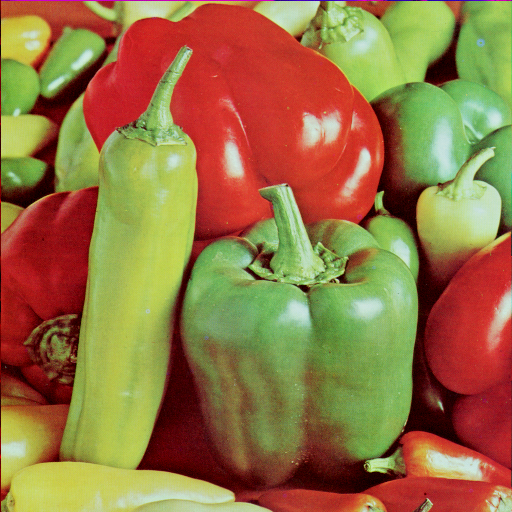
%> input picture Lab-4/Images/a2.png, 512 x 512 px, given in place of mr_bean_filter.jpg, which was not available
$ octave gaussian.m   (GNU Octave 9; MATLAB toolbox functions it lacks are replaced by stand-ins)
%> lines starting %> are read from the running program, lines starting %| are printed output that depends on the picture; pictures that were not available may be replaced by others from this repository, and a replacement may not be noted
a=imread('G:\CSE 4228\practice codes\mr_bean_filter.jpg');
%> a is the input picture: size 512x512x3 uint8; mean R, G, B 149.8, 115.6, 66.5
a=rgb2gray(a);
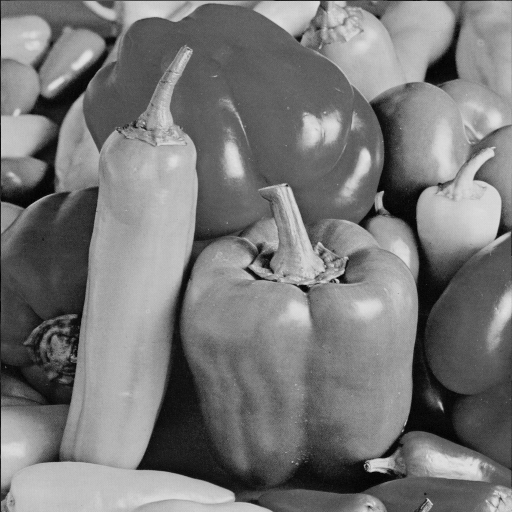
%> a: size 512x512 uint8; min 0, max 228, mean 120.2
imshow(a);
prompt='Enter the sigma value:';
sigma=input(prompt)
%> the answer given: 2
figure;
B = imgaussfilt(a,sigma);
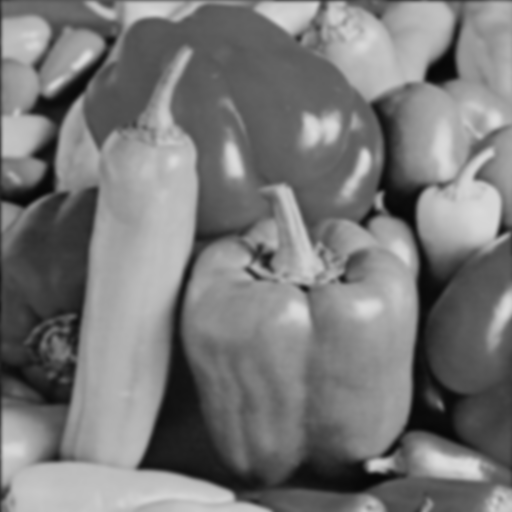
%> B: size 512x512 uint8; min 7, max 221, mean 120.1
imshow(B);
figure;
imshow(abs(B-a),[0 1]);
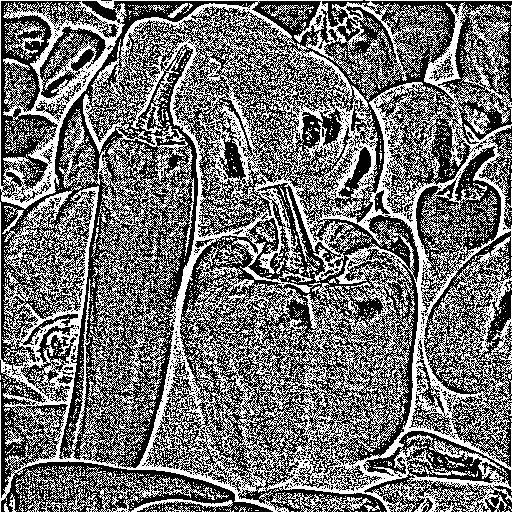
%> displayed picture: size 512x512, on the screen's scale of 0 to 255; 44.5% white in thin lines or dots

$ run again, on Lab-4/Images/coloredChips.png
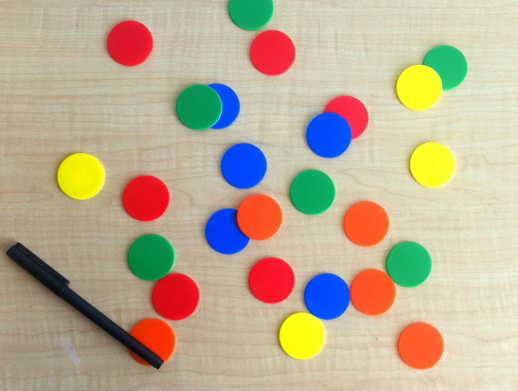
%> input picture Lab-4/Images/coloredChips.png, 518 x 391 px, given in place of mr_bean_filter.jpg, which was not available
%> a is the input picture: size 391x518x3 uint8; mean R, G, B 188.3, 173.3, 148.1
%> `a=rgb2gray(a);`:
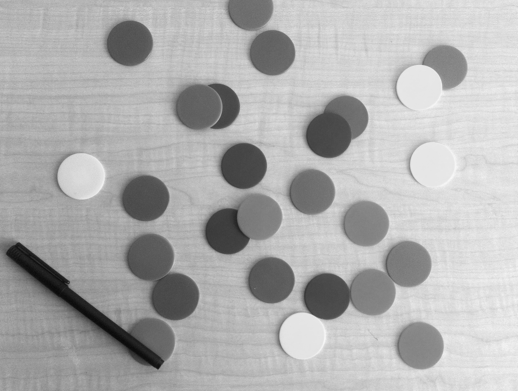
%> a: size 391x518 uint8; min 10, max 247, mean 174.9
%> `imshow(abs(B-a),[0 1]);`:
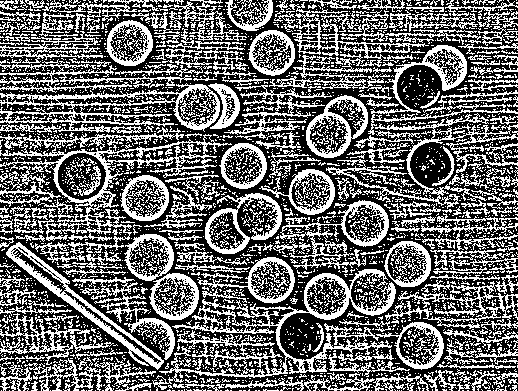
%> displayed picture: size 391x518, on the screen's scale of 0 to 255; 41% white in thin lines or dots
